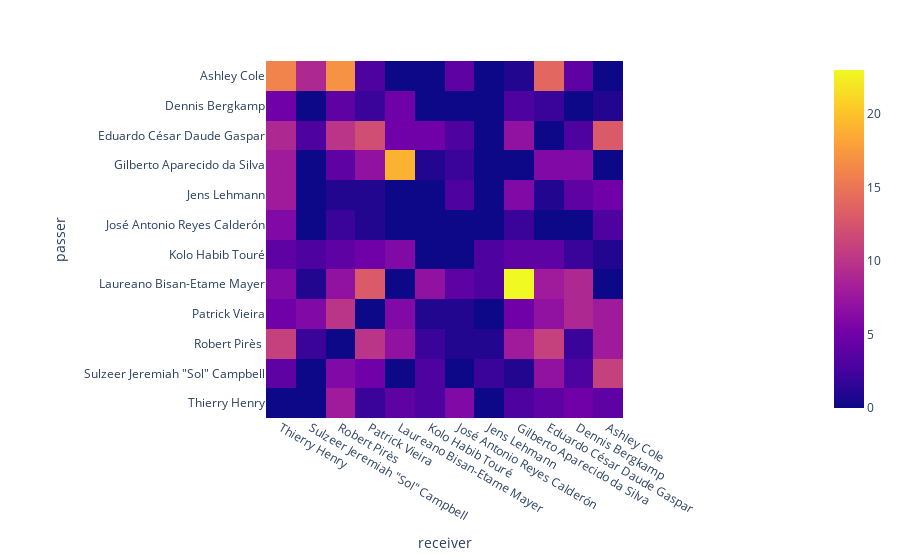

Source (notebook cell):
### Code cell
fig = px.imshow(df_passmx)
fig.show()

### Figure 1 — Plotly figure (JSON) as saved in the notebook; plotly's stock layout.template omitted (floating-point values rounded to 4 significant figures; data arrays with more than 128 entries replaced by an {"elided": "..."} marker saying what was removed)
{"data": [{"coloraxis": "coloraxis", "hovertemplate": "receiver: %{x}<br>passer: %{y}<br>color: %{z}<extra></extra>", "name": "0", "type": "heatmap", "x": ["Thierry Henry", "Sulzeer Jeremiah \"Sol\" Campbell", "Robert Pirès ", "Patrick Vieira", "Laureano Bisan-Etame Mayer", "Kolo Habib Touré", "José Antonio Reyes Calderón", "Jens Lehmann", "Gilberto Aparecido da Silva", "Eduardo César Daude Gaspar", "Dennis Bergkamp", "Ashley Cole"], "xaxis": "x", "y": ["Ashley Cole", "Dennis Bergkamp", "Eduardo César Daude Gaspar", "Gilberto Aparecido da Silva", "Jens Lehmann", "José Antonio Reyes Calderón", "Kolo Habib Touré", "Laureano Bisan-Etame Mayer", "Patrick Vieira", "Robert Pirès ", "Sulzeer Jeremiah \"Sol\" Campbell", "Thierry Henry"], "yaxis": "y", "z": {"elided": "12x12 int values"}}], "layout": {"coloraxis": {"colorscale": [[0, "#0d0887"], [0.1111, "#46039f"], [0.2222, "#7201a8"], [0.3333, "#9c179e"], [0.4444, "#bd3786"], [0.5556, "#d8576b"], [0.6667, "#ed7953"], [0.7778, "#fb9f3a"], [0.8889, "#fdca26"], [1, "#f0f921"]]}, "margin": {"t": 60}, "xaxis": {"anchor": "y", "constrain": "domain", "domain": [0, 1], "scaleanchor": "y", "title": {"text": "receiver"}}, "yaxis": {"anchor": "x", "autorange": "reversed", "constrain": "domain", "domain": [0, 1], "title": {"text": "passer"}}}}
